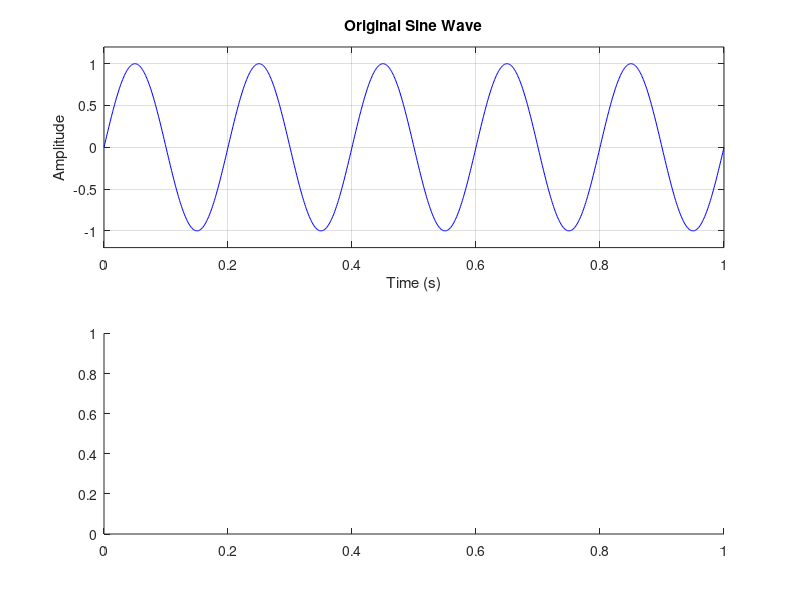

Source code (MATLAB): (Note: this script raises an error after producing the figure.)
% =========================================================================
% Binary_Sinusoidal_Signal.m
% -------------------------------------------------------------------------
% Description:
%   This script generates a sinusoidal signal and converts it into a binary
%   waveform, where:
%       - Output is 1 when sin(t) > 0
%       - Output is 0 when sin(t) <= 0
%
% Author: Ian Carter Kulani
% License: MIT
% =========================================================================

%% Parameters
fs = 1000;         % Sampling frequency in Hz
f = 5;             % Frequency of the sine wave in Hz
duration = 1;      % Duration of the signal in seconds
t = 0:1/fs:duration;  % Time vector

%% Generate Sine Wave
sine_wave = sin(2 * pi * f * t);  % Continuous sine wave

%% Binary Conversion
binary_signal = sine_wave > 0;    % Logical array: 1 when sine > 0, else 0

%% Plot Results
figure;

% Plot original sine wave
subplot(2,1,1);
plot(t, sine_wave, 'b');
title('Original Sine Wave');
xlabel('Time (s)');
ylabel('Amplitude');
grid on;
ylim([-1.2 1.2]);

% Plot binary signal
subplot(2,1,2);
stairs(t, binary_signal, 'r', 'LineWidth', 1.5);
title('Binary Signal Based on Sine Wave');
xlabel('Time (s)');
ylabel('Binary Value');
grid on;
ylim([-0.2 1.2]);

%% Save Plot (optional)
% saveas(gcf, 'Binary_Sinusoidal_Signal_Plot.png');

